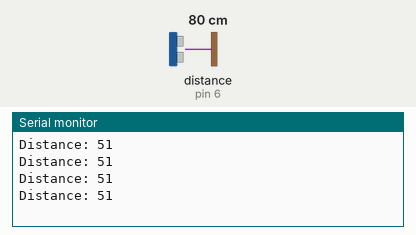
A sketch run on a simulated Arduino Uno, built with avr-gcc and run on an emulated ATmega328P. On the bench: the last lines printed to the serial monitor. Wiring (inferred from the names in the program): ultrasonic range finder: trigger pin 7; echo pin 6. The inputs (shaded band) are chosen by the test bench; at power-on: distance to the obstacle (sensor on pin 6) 80 cm. The echo pulse lasts 58.3 µs per cm.

Above: at 1.2 s.
1.3 s: distance to the obstacle (sensor on pin 6) set to 2 cm
At 1.72 s:
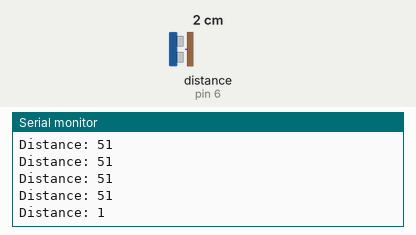
2.8 s: distance to the obstacle (sensor on pin 6) set to 4 cm
At 2.93 s:
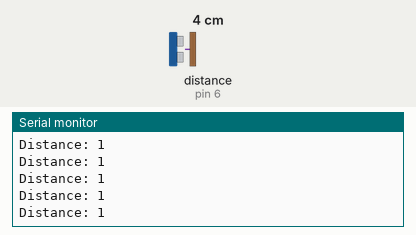
Timing chart, 0 to 5.8 s (numbered marks = the images above; inputs shaded):
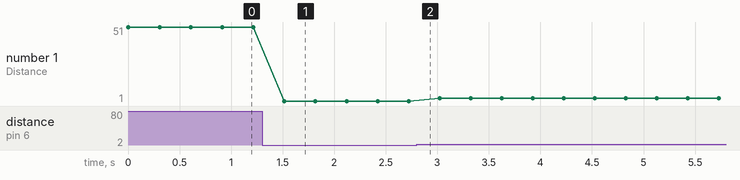

The sketch:

detect_obstacle.ino
```cpp
#include <HCSR04.h>

const uint8_t TRIG = 7;
const uint8_t ECHO = 6;
uint32_t distance_cm;

HCSR04 sensor(TRIG, ECHO);

void setup() {
  Serial.begin(9600);
}

void loop() {
  distance_cm = sensor.read_cm();
  Serial.println("Distance: " + String(distance_cm));
  delay(300);
}
```

Measured:
- after the input at 1.3 s, the serial monitor: prints a new line after 0.22 s (image 1)
- plotted number 1: 51 → 1 after the input at 1.3 s, 1 → 3 after the input at 2.8 s
